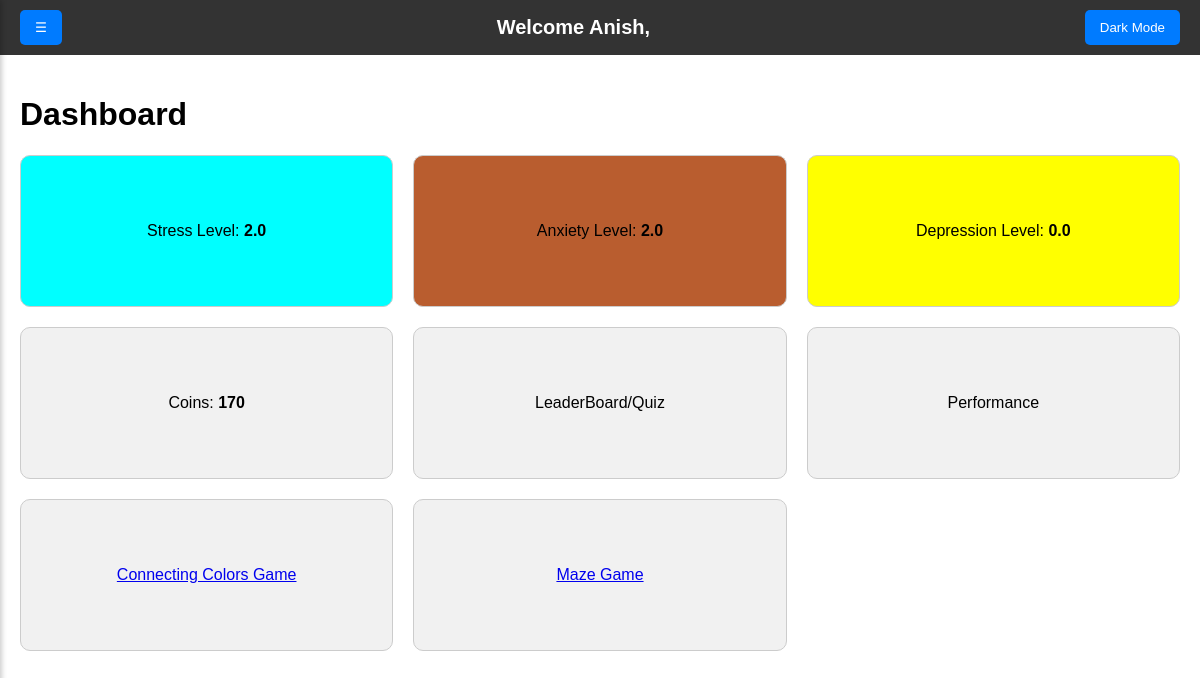
/dashboard/ (signed in), run on the app's committed database.
### users/models.py (models this page shows)
class Profile(models.Model):
    user = models.OneToOneField(User, on_delete=models.CASCADE)
    coins = models.IntegerField(default=0)
    stress_level = models.FloatField(default=0.0)
    anxiety_level = models.FloatField(default=0.0)
    depression_level = models.FloatField(default=0.0)

### users/views.py (the view)
# urls.py: path("dashboard/", views.dashboard_view, name="dashboard"),
@login_required
def dashboard_view(request):
    try:
        profile = Profile.objects.get(user=request.user)  # Access the Profile object
    except Profile.DoesNotExist:
        profile = None  # Handle case where profile does not exist
    return render(request, "users/dashboard.html", {
        "Profile": profile
    })

### users/templates/users/dashboard.html (shortened to what this page needs)
<!DOCTYPE html>
<html lang="en">
<head>
  {% load static %}
</head>
<body>
  <nav class="navbar">
    <div class="navbar-left">
      <button id="toggle-btn" class="toggle-btn">☰</button>
    </div>
    <div class="navbar-center">
      Welcome Anish,
    </div>
    <div class="navbar-right">
      <button id="theme-toggle" class="toggle-btn">Dark Mode</button>
    </div>
  </nav>
  <div id="content" class="content">
    <h1>Dashboard</h1>
    <div class="dashboard">
      <div class="row-box" style="background-color: aqua;">
        <p>Stress Level: <strong>{{ Profile.stress_level }}</strong></p>
      </div>
      <div class="row-box" style="background-color: rgb(185, 93, 47);">
        <p>Anxiety Level: <strong>{{ Profile.anxiety_level }}</strong></p>
      </div>
      <div class="row-box" style="background-color: yellow;">
        <p>Depression Level: <strong>{{ Profile.depression_level }}</strong></p>
      </div>
      <div class="row-box">
        <p>Coins: <strong>{{ Profile.coins }}</strong></p>
      </div>
      <div class="row-box">LeaderBoard/Quiz</div>
      <div class="row-box">Performance</div>
      <div class="row-box"><a href="/game1"> Connecting Colors Game</a></div>
      <div class="row-box"><a href="/game2"> Maze Game</a></div>
    </div>
  </div>
</body>
</html>

### users/templates/users/dashboard.html (style rules this page uses)
:root { --bg-color: #fff; --text-color: #000; --navbar-color: #333; --navbar-text-color: #fff; --row-box-bg: #f1f1f1; --row-box-border: #ccc; }
body { margin: 0; font-family: Arial, sans-serif; background-color: var(--bg-color); color: var(--text-color); transition: background-color 0.3s ease, color 0.3s ease; }
.navbar { background-color: var(--navbar-color); color: var(--navbar-text-color); padding: 10px 20px; display: flex; justify-content: space-between; align-items: center; }
.navbar .navbar-left, .navbar .navbar-right { display: flex; align-items: center; }
.navbar .navbar-center { font-size: 20px; font-weight: bold; }
.toggle-btn { background-color: #007bff; color: white; border: none; padding: 10px 15px; border-radius: 5px; cursor: pointer; z-index: 1000; }
.content { padding: 20px; margin-left: 0; transition: margin-left 0.3s ease; }
.dashboard { display: grid; grid-template-columns: repeat(3, 1fr); gap: 20px; }
.dashboard .row-box { height: 150px; background-color: var(--row-box-bg); display: flex; justify-content: center; align-items: center; border: 1px solid var(--row-box-border); border-radius: 10px; transition: transform 0.3s ease, box-shadow 0.3s ease; position: relative; cursor: pointer; }

### data on the page
Profile: stress_level "2.0", anxiety_level "2.0", depression_level "0.0", coins "170"
